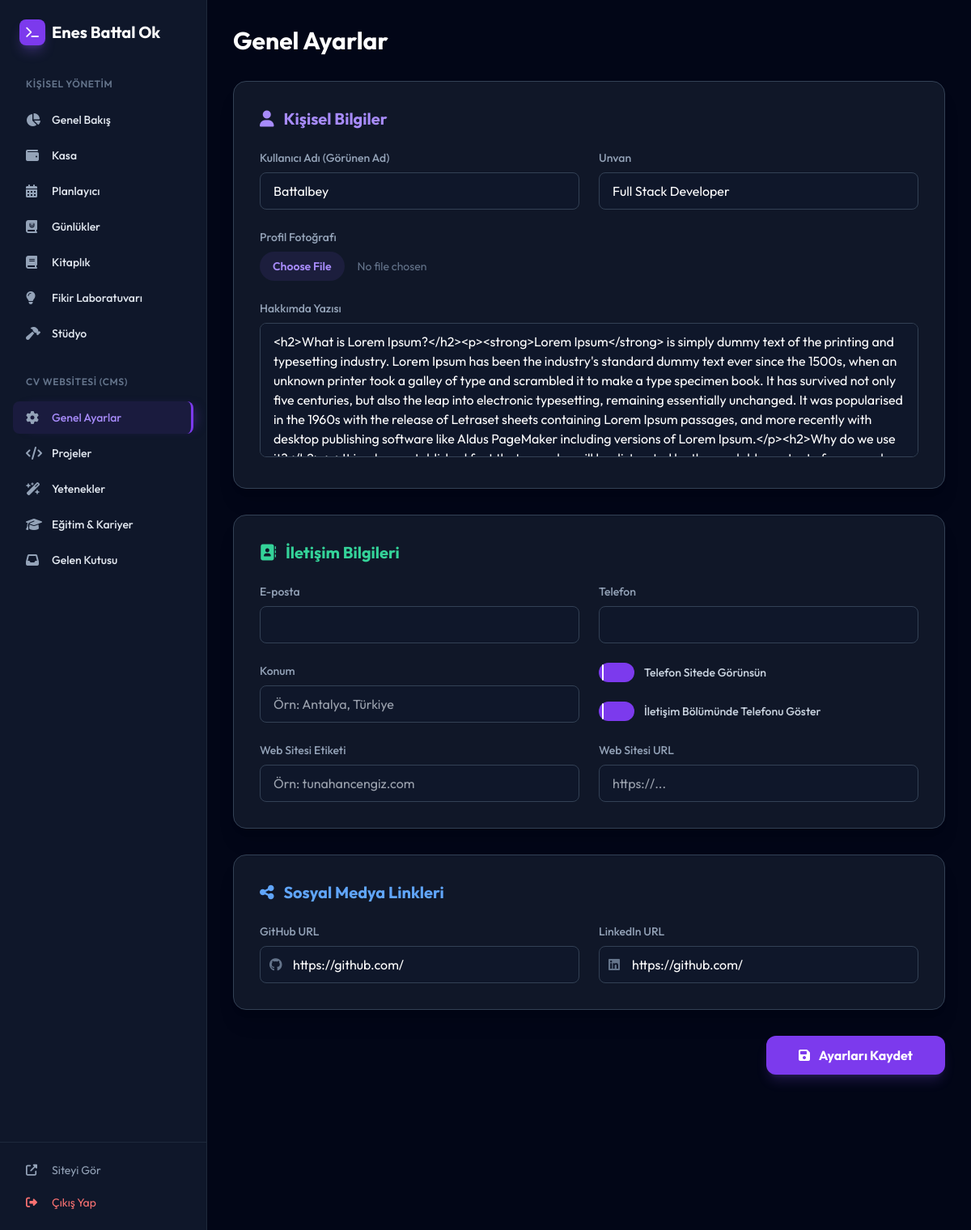
/admin/settings (signed in), run on an earlier commit of the app's database.
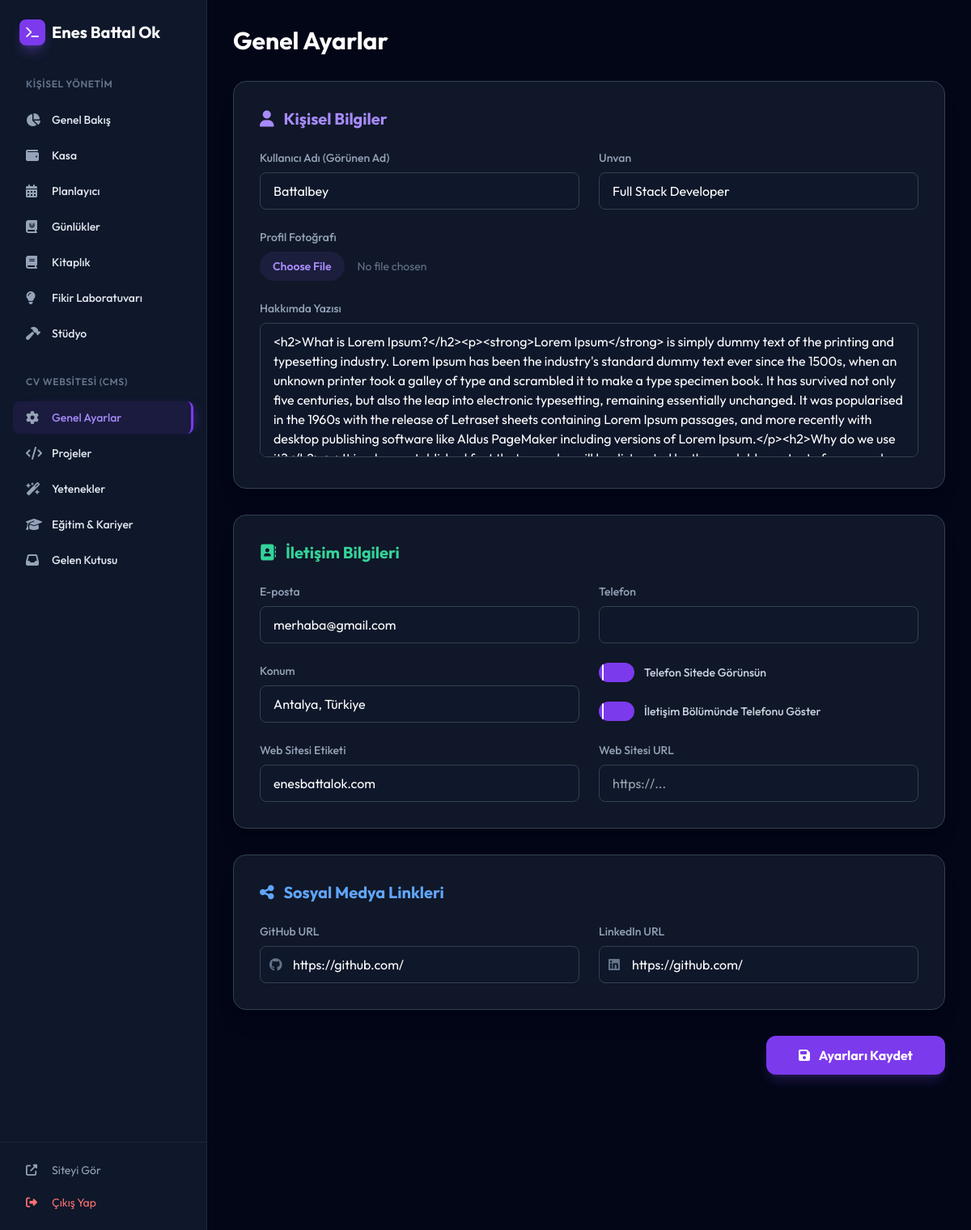
And on a later commit of the database.
### models.py (models this page shows)
class Kullanici(UserMixin, db.Model):
    id = db.Column(db.Integer, primary_key=True)
    kullanici_adi = db.Column(db.String(150), unique=True, nullable=False)
    sifre = db.Column(db.String(150), nullable=False)
    unvan = db.Column(db.String(100))
    profil_foto_url = db.Column(db.String(255))
    hakkimda_yazisi = db.Column(db.Text)
    iletisim_telefon = db.Column(db.String(20))
    iletisim_email = db.Column(db.String(150))
    iletisim_konum = db.Column(db.String(200))
    telefon_gorunur = db.Column(db.Boolean, default=False)
    sosyal_linkedin = db.Column(db.String(255))
    sosyal_github = db.Column(db.String(255))
    show_phone = db.Column(db.Boolean, default=True)
    website_label = db.Column(db.String(100))
    website_url = db.Column(db.String(255))

### main.py (the view, shortened to what this page needs)
    @app.route('/admin/settings', methods=['GET', 'POST'])
    @login_required
    def admin_settings():
        admin = Kullanici.query.first()
        return render_template('admin_settings.html', admin=admin)

### templates/admin_settings.html (shortened to what this page needs)
{% extends "admin_base.html" %}
{% block content %}
<div class="pb-20">
    <div class="flex items-center justify-between mb-8">
        <h1 class="text-3xl font-bold text-white">Genel Ayarlar</h1>
    </div>
    <form action="{{ url_for('admin_settings') }}" method="POST" enctype="multipart/form-data" class="space-y-8 pb-20">
        <div class="bg-slate-800/50 p-8 rounded-2xl border border-slate-700 shadow-xl">
            <h2 class="text-xl font-bold text-violet-400 mb-6 flex items-center">
                <i class="fas fa-user mr-3"></i> Kişisel Bilgiler
            </h2>
            <div class="grid grid-cols-1 md:grid-cols-2 gap-6">
                <div>
                    <label class="block text-sm font-medium text-slate-400 mb-2">Kullanıcı Adı (Görünen Ad)</label>
                    <input type="text" name="kullanici_adi" value="{{ admin.kullanici_adi }}" class="w-full px-4 py-2.5 bg-slate-900 border border-slate-700 rounded-lg text-white focus:outline-none focus:border-violet-500 transition-all">
                </div>
                <div>
                    <label class="block text-sm font-medium text-slate-400 mb-2">Unvan</label>
                    <input type="text" name="unvan" value="{{ admin.unvan or '' }}" placeholder="Örn: Full Stack Developer" class="w-full px-4 py-2.5 bg-slate-900 border border-slate-700 rounded-lg text-white focus:outline-none focus:border-violet-500 transition-all">
                </div>
                <div class="md:col-span-2">
                    <label class="block text-sm font-medium text-slate-400 mb-2">Profil Fotoğrafı</label>
                    <div class="flex items-center gap-4">
                        <input type="file" id="profil_foto_input" name="profil_foto" class="block w-full text-sm text-slate-500 file:mr-4 file:py-2 file:px-4 file:rounded-full file:border-0 file:text-sm file:font-semibold file:bg-violet-500/10 file:text-violet-400 hover:file:bg-violet-500/20 transition-all">
                    </div>
                </div>
                <div class="md:col-span-2">
                    <label class="block text-sm font-medium text-slate-400 mb-2">Hakkımda Yazısı</label>
                    <div class="text-white">
                        <textarea id="hakkimda_yazisi" name="hakkimda_yazisi" rows="6" class="w-full px-4 py-2.5 bg-slate-900 border border-slate-700 rounded-lg text-white focus:outline-none focus:border-violet-500 transition-all resize-none">{{ admin.hakkimda_yazisi or '' }}</textarea>
                    </div>
                </div>
            </div>
        </div>
        <div class="bg-slate-800/50 p-8 rounded-2xl border border-slate-700 shadow-xl">
            <h2 class="text-xl font-bold text-emerald-400 mb-6 flex items-center">
                <i class="fas fa-address-book mr-3"></i> İletişim Bilgileri
            </h2>
            <div class="grid grid-cols-1 md:grid-cols-2 gap-6">
                <div>
                    <label class="block text-sm font-medium text-slate-400 mb-2">E-posta</label>
                    <input type="email" name="iletisim_email" value="{{ admin.iletisim_email or '' }}" class="w-full px-4 py-2.5 bg-slate-900 border border-slate-700 rounded-lg text-white focus:outline-none focus:border-violet-500 transition-all">
                </div>
                <div>
                    <label class="block text-sm font-medium text-slate-400 mb-2">Telefon</label>
                    <input type="text" name="iletisim_telefon" value="{{ admin.iletisim_telefon or '' }}" class="w-full px-4 py-2.5 bg-slate-900 border border-slate-700 rounded-lg text-white focus:outline-none focus:border-violet-500 transition-all">
                </div>
                <div>
                    <label class="block text-sm font-medium text-slate-400 mb-2">Konum</label>
                    <input type="text" name="iletisim_konum" value="{{ admin.iletisim_konum or '' }}" placeholder="Örn: Antalya, Türkiye" class="w-full px-4 py-2.5 bg-slate-900 border border-slate-700 rounded-lg text-white focus:outline-none focus:border-violet-500 transition-all">
                </div>
                <div class="flex flex-col gap-6">
                    <div class="flex items-center">
                        <label class="relative inline-flex items-center cursor-pointer">
                            <div class="w-11 h-6 bg-slate-700 peer-focus:outline-none peer-focus:ring-4 peer-focus:ring-violet-800 rounded-full peer peer-checked:after:translate-x-full peer-checked:after:border-white after:content-[''] after:absolute after:top-[2px] after:left-[2px] after:bg-white after:border-gray-300 after:border after:rounded-full after:h-5 after:width-5 after:transition-all peer-checked:bg-violet-600"></div>
                            <span class="ml-3 text-sm font-medium text-slate-300">Telefon Sitede Görünsün</span>
                        </label>
                    </div>
                    <div class="flex items-center">
                        <label class="relative inline-flex items-center cursor-pointer">
                            <div class="w-11 h-6 bg-slate-700 peer-focus:outline-none peer-focus:ring-4 peer-focus:ring-violet-800 rounded-full peer peer-checked:after:translate-x-full peer-checked:after:border-white after:content-[''] after:absolute after:top-[2px] after:left-[2px] after:bg-white after:border-gray-300 after:border after:rounded-full after:h-5 after:width-5 after:transition-all peer-checked:bg-violet-600"></div>
                            <span class="ml-3 text-sm font-medium text-slate-300">İletişim Bölümünde Telefonu Göster</span>
                        </label>
                    </div>
                </div>
                <div class="md:col-span-2 grid grid-cols-1 md:grid-cols-2 gap-6">
                    <div>
                        <label class="block text-sm font-medium text-slate-400 mb-2">Web Sitesi Etiketi</label>
                        <input type="text" name="website_label" value="{{ admin.website_label or '' }}" placeholder="Örn: tunahancengiz.com" class="w-full px-4 py-2.5 bg-slate-900 border border-slate-700 rounded-lg text-white focus:outline-none focus:border-violet-500 transition-all">
                    </div>
                    <div>
                        <label class="block text-sm font-medium text-slate-400 mb-2">Web Sitesi URL</label>
                        <input type="url" name="website_url" value="{{ admin.website_url or '' }}" placeholder="https://..." class="w-full px-4 py-2.5 bg-slate-900 border border-slate-700 rounded-lg text-white focus:outline-none focus:border-violet-500 transition-all">
                    </div>
                </div>
            </div>
        </div>
        <div class="bg-slate-800/50 p-8 rounded-2xl border border-slate-700 shadow-xl">
            <h2 class="text-xl font-bold text-blue-400 mb-6 flex items-center">
                <i class="fas fa-share-alt mr-3"></i> Sosyal Medya Linkleri
            </h2>
            <div class="grid grid-cols-1 md:grid-cols-2 gap-6">
                <div>
                    <label class="block text-sm font-medium text-slate-400 mb-2">GitHub URL</label>
                    <div class="relative">
                        <span class="absolute inset-y-0 left-0 pl-3 flex items-center text-slate-500">
                            <i class="fab fa-github"></i>
                        </span>
                        <input type="url" name="sosyal_github" value="{{ admin.sosyal_github or '' }}" class="w-full pl-10 pr-4 py-2.5 bg-slate-900 border border-slate-700 rounded-lg text-white focus:outline-none focus:border-violet-500 transition-all">
                    </div>
                </div>
                <div>
                    <label class="block text-sm font-medium text-slate-400 mb-2">LinkedIn URL</label>
                    <div class="relative">
                        <span class="absolute inset-y-0 left-0 pl-3 flex items-center text-slate-500">
                            <i class="fab fa-linkedin"></i>
                        </span>
                        <input type="url" name="sosyal_linkedin" value="{{ admin.sosyal_linkedin or '' }}" class="w-full pl-10 pr-4 py-2.5 bg-slate-900 border border-slate-700 rounded-lg text-white focus:outline-none focus:border-violet-500 transition-all">
                    </div>
                </div>
            </div>
        </div>
        <div class="flex justify-end gap-4">
            <button type="submit" class="px-10 py-3 bg-violet-600 hover:bg-violet-700 text-white font-bold rounded-xl shadow-lg shadow-violet-500/20 transition-all transform hover:scale-105">
                <i class="fas fa-save mr-2"></i> Ayarları Kaydet
            </button>
        </div>
    </form>
</div>
{% endblock %}

What changed in the data, as far as the page shows it:
changed Kullanici "Battalbey": iletisim_email (not shown) → "merhaba@gmail.com"; iletisim_konum (not shown) → "Antalya, Türkiye"; website_label (not shown) → "enesbattalok.com"
